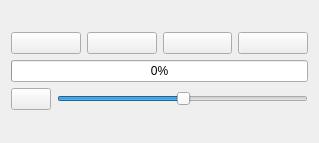
<?xml version="1.0" encoding="UTF-8"?>
<ui version="4.0">
 <class>MainWindow</class>
 <widget class="QMainWindow" name="MainWindow">
  <property name="geometry">
   <rect>
    <x>0</x>
    <y>0</y>
    <width>319</width>
    <height>143</height>
   </rect>
  </property>
  <property name="windowTitle">
   <string>Audio Media Player</string>
  </property>
  <property name="toolTip">
   <string>Open</string>
  </property>
  <widget class="QWidget" name="centralWidget">
   <property name="maximumSize">
    <size>
     <width>16777215</width>
     <height>16777215</height>
    </size>
   </property>
   <layout class="QVBoxLayout" name="verticalLayout_2">
    <item>
     <layout class="QVBoxLayout" name="verticalLayout">
      <property name="sizeConstraint">
       <enum>QLayout::SetMaximumSize</enum>
      </property>
      <item>
       <layout class="QHBoxLayout" name="horizontalLayout">
        <item>
         <widget class="QPushButton" name="pushButtonOpenFile">
          <property name="toolTip">
           <string>Open</string>
          </property>
          <property name="text">
           <string/>
          </property>
          <property name="icon">
           <iconset resource="picsresource.qrc">
            <normaloff>:/pics/pics/6794469_document_file_folder_multimedia_music_icon.png</normaloff>:/pics/pics/6794469_document_file_folder_multimedia_music_icon.png</iconset>
          </property>
          <property name="iconSize">
           <size>
            <width>48</width>
            <height>48</height>
           </size>
          </property>
         </widget>
        </item>
        <item>
         <widget class="QPushButton" name="pushButtonPlay">
          <property name="toolTip">
           <string>Play</string>
          </property>
          <property name="text">
           <string/>
          </property>
          <property name="icon">
           <iconset resource="picsresource.qrc">
            <normaloff>:/pics/pics/6794458_media_multimedia_music_play_player_icon.png</normaloff>:/pics/pics/6794458_media_multimedia_music_play_player_icon.png</iconset>
          </property>
          <property name="iconSize">
           <size>
            <width>48</width>
            <height>48</height>
           </size>
          </property>
         </widget>
        </item>
        <item>
         <widget class="QPushButton" name="pushButtonPause">
          <property name="toolTip">
           <string>Pause</string>
          </property>
          <property name="text">
           <string/>
          </property>
          <property name="icon">
           <iconset resource="picsresource.qrc">
            <normaloff>:/pics/pics/6794465_audio_media_multimedia_music_pause_icon.png</normaloff>:/pics/pics/6794465_audio_media_multimedia_music_pause_icon.png</iconset>
          </property>
          <property name="iconSize">
           <size>
            <width>48</width>
            <height>48</height>
           </size>
          </property>
         </widget>
        </item>
        <item>
         <widget class="QPushButton" name="pushButtonStop">
          <property name="toolTip">
           <string>Stop</string>
          </property>
          <property name="text">
           <string/>
          </property>
          <property name="icon">
           <iconset resource="picsresource.qrc">
            <normaloff>:/pics/pics/6794471_media_multimedia_music_player_stop_icon.png</normaloff>:/pics/pics/6794471_media_multimedia_music_player_stop_icon.png</iconset>
          </property>
          <property name="iconSize">
           <size>
            <width>48</width>
            <height>48</height>
           </size>
          </property>
         </widget>
        </item>
       </layout>
      </item>
      <item>
       <widget class="QProgressBar" name="progressBar">
        <property name="value">
         <number>0</number>
        </property>
       </widget>
      </item>
      <item>
       <layout class="QHBoxLayout" name="horizontalLayout_2">
        <property name="sizeConstraint">
         <enum>QLayout::SetDefaultConstraint</enum>
        </property>
        <item>
         <widget class="QPushButton" name="pushButtonMute">
          <property name="toolTip">
           <string>Mute</string>
          </property>
          <property name="text">
           <string/>
          </property>
          <property name="icon">
           <iconset>
            <activeoff>:/pics/pics/6794456_audio_multimedia_music_sound_speaker_icon.png</activeoff>
            <activeon>:/pics/pics/6794470_audio_media_multimedia_music_mute_icon.png</activeon>
           </iconset>
          </property>
          <property name="iconSize">
           <size>
            <width>24</width>
            <height>24</height>
           </size>
          </property>
          <property name="checkable">
           <bool>true</bool>
          </property>
         </widget>
        </item>
        <item>
         <widget class="QSlider" name="sliderVolume">
          <property name="toolTip">
           <string>Volume</string>
          </property>
          <property name="value">
           <number>50</number>
          </property>
          <property name="orientation">
           <enum>Qt::Horizontal</enum>
          </property>
         </widget>
        </item>
       </layout>
      </item>
     </layout>
    </item>
   </layout>
  </widget>
 </widget>
 <layoutdefault spacing="6" margin="11"/>
 <resources>
  <include location="picsresource.qrc"/>
 </resources>
 <connections/>
</ui>
